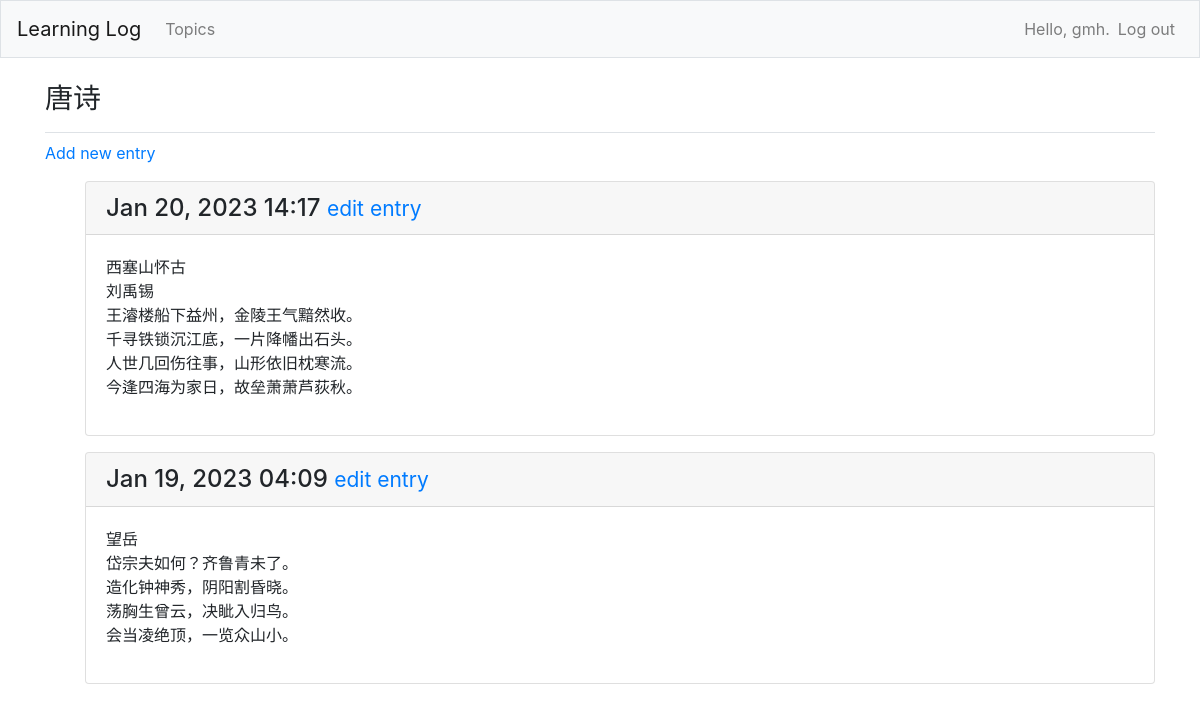
Screenshot of /topic/1/ (signed in) with the database file from the repository.
### note/models.py (models this page shows, shortened)
class Topic(models.Model):
    text=models.CharField(max_length=200)
    date_added=models.DateTimeField(auto_now_add=True)
    owner=models.ForeignKey(User,on_delete=models.CASCADE)
    def __str__(self):
        return self.text

class Entry(models.Model):
    topic=models.ForeignKey(Topic,on_delete=models.CASCADE)
    text=models.TextField()
    date_added=models.DateTimeField(auto_now_add=True)
    class Meta:
        verbose_name_plural = 'entries'

### note/views.py (the view)
# urls.py: path('topic/<int:topic_id>/',views.topic,name='topic'),
@login_required
def topic(request,topic_id):
    topic=Topic.objects.get(id=topic_id)
    if topic.owner!=request.user:
        raise Http404
    entries=topic.entry_set.order_by('-date_added')
    context={'topic':topic,'entries':entries}
    return render(request,'note/topic.html',context)

### note/templates/note/topic.html
{% extends 'note/base.html' %}
{% block page_header %}
  <h3>{{ topic }}</h3>
{% endblock page_header %}
{% block content %}
  <p>
    <a href="{% url 'note:new_entry' topic.id %}">Add new entry</a>
  </p>
  <ul>
  {% for entry in entries %}
    <div class="card mb-3">
      <h4 class="card-header">
        {{ entry.date_added|date:'M d, Y H:i' }}
        <small><a href="{% url 'note:edit_entry' entry.id %}">
            edit entry</a></small>
      </h4>
      <div class="card-body">
        {{ entry.text|linebreaks }}
      </div>
    </div>
  {% empty %}
    <p>There are no entries for this topic yet.</p>
  {% endfor %}
{% endblock content %}

### note/templates/note/base.html (shortened to what this page needs)
{% load bootstrap4 %}
<!doctype html>
<html lang="en">
<head>
  {% bootstrap_css %}
</head>
<body>
  <nav class="navbar navbar-expand-md navbar-light bg-light mb-4 border">
    <a class="navbar-brand" href="{% url 'note:index'%}">
        Learning Log</a>
    <div class="collapse navbar-collapse" id="navbarCollapse">
      <ul class="navbar-nav mr-auto">
        <li class="nav-item">
          <a class="nav-link" href="{% url 'note:topics'%}">
              Topics</a></li>
      </ul>
      <ul class="navbar-nav ml-auto">
        {% if user.is_authenticated %}
          <li class="nav-item">
            <span class="navbar-text"}">Hello, {{ user.username }}.</span>
          </li>
          <li class="nav-item">
            <a class="nav-link" href="{% url 'users:logout' %}">Log out</a>
          </li>
        {% else %}
          <li class="nav-item">
            <a class="nav-link" href="{% url 'users:register' %}">Register</a>
          </li>
          <li class="nav-item">
            <a class="nav-link" href="{% url 'users:login' %}">Log in</a></li>
        {% endif %}
      </ul>
    </div>
  </nav>
  <main role="main" class="container">
    <div class="pb-2 mb-2 border-bottom">
      {% block page_header %}{% endblock page_header %}
    </div>
    <div>
      {% block content %}{% endblock content %}
    </div>
  </main>
</body>
</html>

### rows the page displays
Topic: text "唐诗"
Entry: date_added "Jan 20, 2023 14:17", text "西塞山怀古 刘禹锡 王濬楼船下益州，金陵王气黯然收。 千寻铁锁沉江底，一片降幡出石头。 人世几回伤往事，山形依旧枕寒流。 今逢四海为家日，故垒萧萧芦荻秋。"
Entry: date_added "Jan 19, 2023 04:09", text "望岳 岱宗夫如何？齐鲁青未了。 造化钟神秀，阴阳割昏晓。 荡胸生曾云，决眦入归鸟。 会当凌绝顶，一览众山小。"

### other values shown
{{ user.username }} "gmh"
